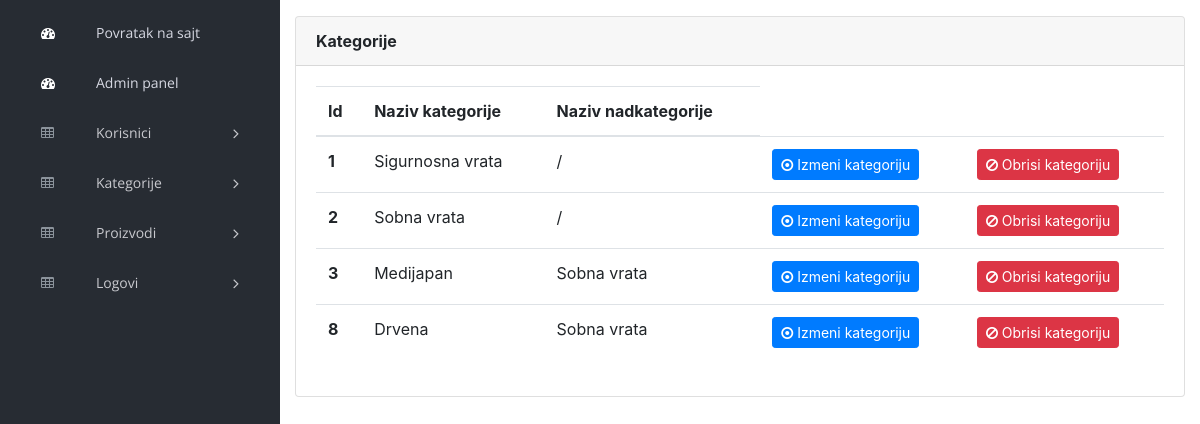
Before: /admin/index.php?page=categories (signed in) with the older database file.
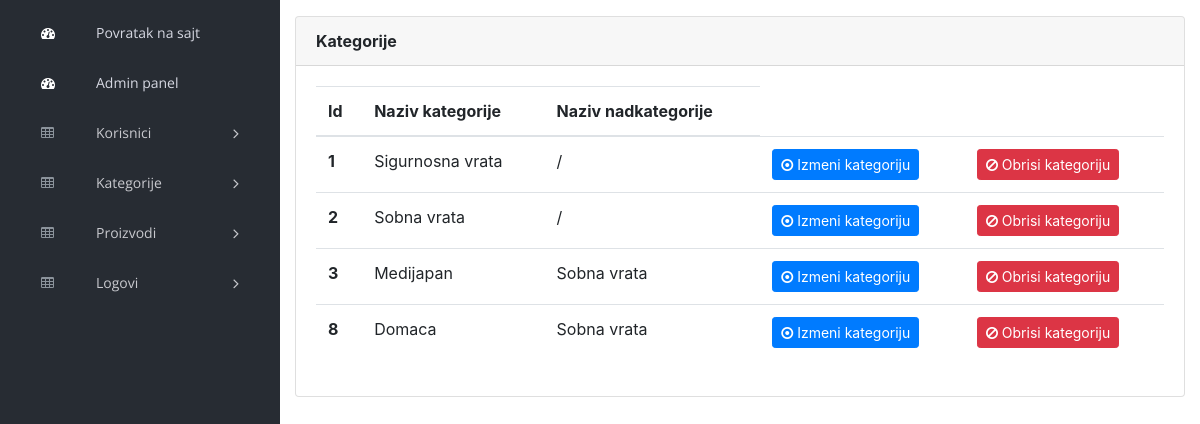
After: the same page with the newer database file.
### tables this page shows
CREATE TABLE `categories` (
  `id` int(11) NOT NULL,
  `name` varchar(255) NOT NULL,
  `parent_id` int(11) DEFAULT NULL
);

### config/connection.php (called while the page is built, shortened)
<?php
try {
    $conn = new PDO("mysql:host=".SERVER.";dbname=".DATABASE.";charset=utf8", USERNAME, PASSWORD);
    $conn->setAttribute(PDO::ATTR_DEFAULT_FETCH_MODE, PDO::FETCH_OBJ);
    $conn->setAttribute(PDO::ATTR_ERRMODE, PDO::ERRMODE_EXCEPTION);
}
catch(PDOException $ex){
    echo $ex->getMessage();
}
function executeQuery($query){
    global $conn;
    return $conn->query($query)->fetchAll();
}
?>

### admin/models/categories/category_functions.php (called while the page is built, shortened)
<?php
function getAllCategories()
{
    return executeQuery("SELECT k.id as id,k.name as name,c.name as nadkategorija FROM `categories` c RIGHT OUTER JOIN `categories` k ON c.id=k.parent_id");
}
?>

### admin/views/pages/categories.php (the view, shortened to what this page needs)
<div class="content mt-3">
    <div class="animated fadeIn">
        <div class="row">
            <div class="col-lg-12">
                <div class="card">
                    <div class="card-header">
                        <strong class="card-title">Kategorije</strong>
                    </div>
                    <div class="card-body">
                        <table class="table">
                            <thead>
                                <tr>
                                    <th scope="col">Id</th>
                                    <th scope="col">Naziv kategorije</th>
                                    <th scope="col">Naziv nadkategorije</th>
                                </tr>
                            </thead>
                            <tbody>
                            <?php
                                require_once "models/categories/category_functions.php";
                                $categories = getAllCategories();
                                foreach($categories as $category):
                            ?>
                                <tr>
                                    <th scope="row"><?=$category->id?></th>
                                    <td><?=$category->name?></td>
                                    <td><?=$category->nadkategorija ?: "/"?></td>
                                    <td>
                                    <button type="submit" data-id="<?=$category->id?>" class="btn btn-primary btn-sm update-category">
                                     <i class="fa fa-dot-circle-o"></i> Izmeni kategoriju
                                    </button>
                                    </td>
                                    <td>
                                    <form method="POST" action="models/categories/delete.php">
                                    <button type="submit" class="btn btn-danger btn-sm">
                                    <i class="fa fa-ban"></i> Obrisi kategoriju
                                    </button>
                                    </form>
                                    </td>
                                </tr>
                                <?php endforeach; ?>
                            </tbody>
                        </table>
                    </div>
                </div>
            </div>
            </div>
    </div>
</div>

Changed rows visible on the page:
changed categories id 8: name "Drvena" → "Domaca"
